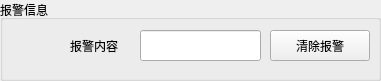
      <widget class="QGroupBox" name="groupBox_12">
       <property name="geometry">
        <rect>
         <x>10</x>
         <y>540</y>
         <width>381</width>
         <height>81</height>
        </rect>
       </property>
       <property name="title">
        <string>报警信息</string>
       </property>
       <widget class="QLabel" name="label_15">
        <property name="geometry">
         <rect>
          <x>70</x>
          <y>30</y>
          <width>71</width>
          <height>31</height>
         </rect>
        </property>
        <property name="text">
         <string>报警内容</string>
        </property>
       </widget>
       <widget class="QLabel" name="alarmLed">
        <property name="geometry">
         <rect>
          <x>20</x>
          <y>30</y>
          <width>41</width>
          <height>21</height>
         </rect>
        </property>
        <property name="text">
         <string/>
        </property>
       </widget>
       <widget class="QLineEdit" name="alarmInfoEdit">
        <property name="geometry">
         <rect>
          <x>140</x>
          <y>30</y>
          <width>121</width>
          <height>31</height>
         </rect>
        </property>
       </widget>
       <widget class="QPushButton" name="clearALMBtn">
        <property name="geometry">
         <rect>
          <x>270</x>
          <y>30</y>
          <width>100</width>
          <height>31</height>
         </rect>
        </property>
        <property name="text">
         <string>清除报警</string>
        </property>
       </widget>
      </widget>
